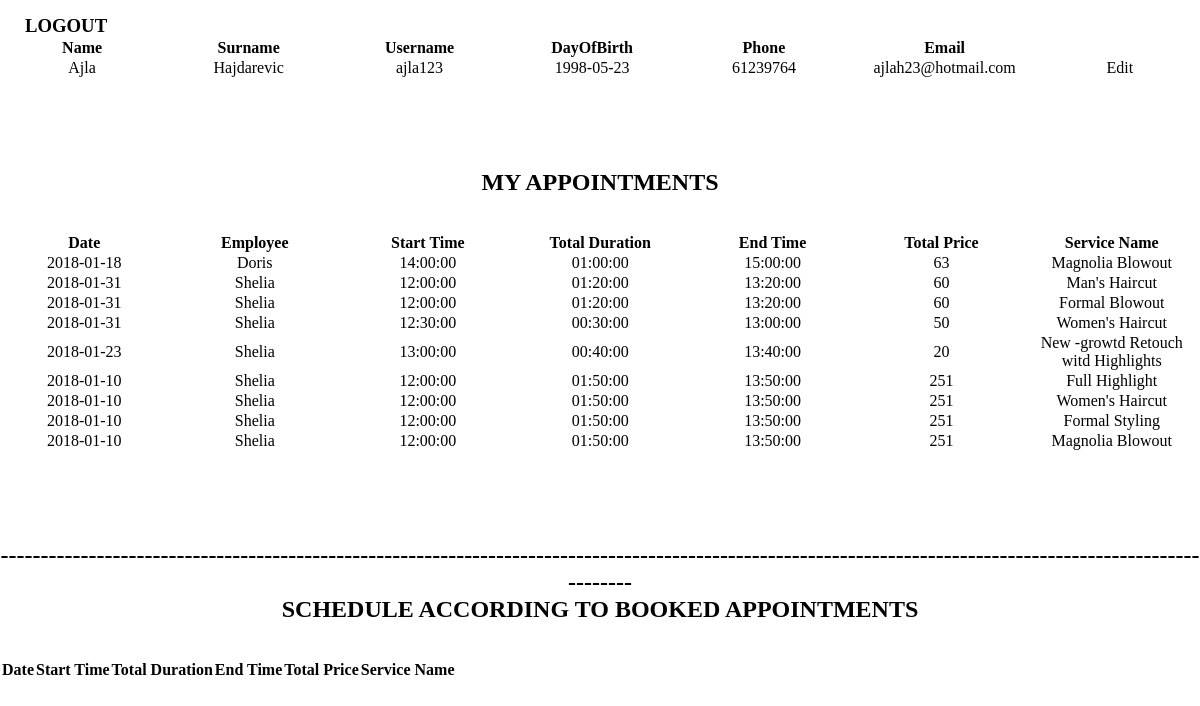
The app's page /employee.php (signed in) with its own data.
### tables this page shows
CREATE TABLE `accounts` (
  `id` int(11) NOT NULL,
  `username` varchar(255) NOT NULL,
  `email` varchar(100) DEFAULT NULL,
  `password` varchar(260) DEFAULT NULL,
  `fname` varchar(100) DEFAULT NULL,
  `lname` varchar(100) DEFAULT NULL,
  `bday` date DEFAULT NULL,
  `mobp` int(20) NOT NULL,
  `address1` varchar(100) DEFAULT NULL,
  `city` varchar(50) DEFAULT NULL,
  `state` varchar(100) NOT NULL,
  `postcode` int(11) NOT NULL,
  `role` int(1) NOT NULL DEFAULT '0'
);

CREATE TABLE `appointments` (
  `id` int(11) NOT NULL,
  `employee` int(11) NOT NULL,
  `client` int(11) NOT NULL,
  `date` date NOT NULL,
  `start_time` time NOT NULL,
  `end_time` time NOT NULL,
  `total_duration` time NOT NULL,
  `total_price` int(11) NOT NULL
);

CREATE TABLE `employees` (
  `id` int(11) NOT NULL,
  `fname` varchar(100) DEFAULT NULL,
  `lname` varchar(100) DEFAULT NULL,
  `username` varchar(255) NOT NULL,
  `bday` varchar(20) DEFAULT NULL,
  `email` varchar(100) DEFAULT NULL,
  `address` varchar(100) DEFAULT NULL,
  `start_date` varchar(20) DEFAULT NULL COMMENT 'Date of contract start',
  `end_date` varchar(20) DEFAULT NULL COMMENT 'Date of contract termination',
  `biography` text NOT NULL
);

CREATE TABLE `services` (
  `id` int(11) NOT NULL,
  `category` int(11) NOT NULL,
  `service_name` varchar(50) DEFAULT NULL,
  `price` int(11) DEFAULT NULL,
  `duration` int(11) DEFAULT NULL
);

### employee.php (the view, shortened to what this page needs)
<?php
include('db.php');
?>
<!DOCTYPE html>
<html>
<head>
	<link rel="stylesheet" type="text/css" href="client.css">
</head>
<body>
	<a href="logout.php">
	<h3 id="logout">LOGOUT</h3>
</a>
<?php
$uid = $_SESSION['user_id'];
$q = "SELECT * FROM accounts WHERE id='{$uid}';";
$query = mysqli_query($conn, $q);
?>
	<table>
	<tr>
		<th>
			Name
		</th>
		<th>
			Surname
		</th>
		<th>
			Username
		</th>
		<th>
			DayOfBirth
		</th>
		<th>
			Phone
		</th>
		<th>
			Email
		</th>
	</tr>
	<?php while ($row = mysqli_fetch_assoc($query)) { ?>
		<tr>
			<td>
				<?php echo $row['fname'] ?>
			</td>
			<td>
				<?php echo $row['lname'] ?>
			</td>
			<td>
				<?php echo $row['username'] ?>
			</td>
			<td>
				<?php echo $row['bday'] ?>
			</td>
					<td>
				<?php echo $row['mobp'] ?>
			</td>
			<td>
				<?php echo $row['email'] ?>
			</td>
			<td>
                    <a href="edit1.php?id=<?php echo $row['id'] ?>">Edit</a>
                </td>
		</tr>
		<?php
 } ?>
</table>
<?php
$uid = $_SESSION['user_id'];
$q = "SELECT a.date, a.employee, a.start_time, a.total_duration, a.end_time, a.total_price, e.fname, s.service_name
FROM appointments a, employees e, services s, choosen_services c
 WHERE e.id=a.employee
 and s.id=c.service and a.id=c.appointment
  and client='{$uid}';";
$query = mysqli_query($conn, $q);
?>
<table>
	<h2>MY APPOINTMENTS</h2><br><br>
	<tr>
		<th>
			Date
		</th>
		<th>
			Employee
		</th>
		<th>
			Start Time
		</th>
		<th>
			Total Duration
		</th>
		<th>
			End Time
		</th>
		<th>
			Total Price
		</th>
		<th>
			Service Name
		</th>
	</tr>
	<?php while ($row = mysqli_fetch_assoc($query)) { ?>
		<tr>
			<td>
				<?php echo $row['date'] ?>
			</td>
			<td>
				<?php echo $row['fname'] ?>
			</td>
			<td>
				<?php echo $row['start_time'] ?>
			</td>
			<td>
				<?php echo $row['total_duration'] ?>
			</td>
			<td>
				<?php echo $row['end_time'] ?>
			</td>
			<td>
				<?php echo $row['total_price'] ?>
			</td>
			<td>
				<?php echo $row['service_name'] ?>
			</td>
		</tr>
		<?php
 } ?>
</table>
<h2>--------------------------------------------------------------------------------------------------------------------------------------------------------------</h2>
<table>
	<h2>SCHEDULE ACCORDING TO BOOKED APPOINTMENTS</h2><br><br>
	<tr>
		<th>
			Date
		</th>
		<th>
			Start Time
		</th>
		<th>
			Total Duration
		</th>
		<th>
			End Time
		</th>
		<th>
			Total Price
		</th>
		<th>
			Service Name
		</th>
	</tr>
</table>
</body>
</html>

### client.css (style rules this page uses)
* { margin:0; padding:0; text-align: center; }
table { margin:0; margin-bottom: 90px; }
table td { width:210px; }
#logout { text-align: left; padding-top:15px; padding-left:25px; }
a { text-decoration: none; color:black; }
table { text-align: center; }

### records on screen
accounts: fname "Ajla", lname "Hajdarevic", username "ajla123", bday "1998-05-23", mobp "61239764", email "ajlah23@hotmail.com"
appointments: date "2018-01-18", employee.fname "Doris", start_time "14:00:00", total_duration "01:00:00", end_time "15:00:00", total_price "63", services.service_name "Magnolia Blowout"
appointments: date "2018-01-31", employee.fname "Shelia", start_time "12:00:00", total_duration "01:20:00", end_time "13:20:00", total_price "60", services.service_name "Man's Haircut", services.service_name "Formal Blowout"
appointments: date "2018-01-31", employee.fname "Shelia", start_time "12:30:00", total_duration "00:30:00", end_time "13:00:00", total_price "50", services.service_name "Women's Haircut"
appointments: date "2018-01-23", employee.fname "Shelia", start_time "13:00:00", total_duration "00:40:00", end_time "13:40:00", total_price "20", services.service_name "New -growtd Retouch witd Highlights"
appointments: date "2018-01-10", employee.fname "Shelia", start_time "12:00:00", total_duration "01:50:00", end_time "13:50:00", total_price "251", services.service_name "Full Highlight", services.service_name "Women's Haircut", services.service_name "Formal Styling", services.service_name "Magnolia Blowout"
